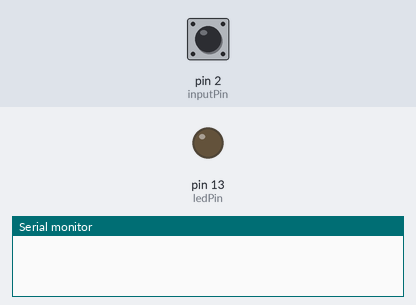
This sketch was run on a simulated Arduino Uno, built with avr-gcc and run on an emulated ATmega328P. Shown: output pins drawn as LEDs (lit = HIGH), the last lines printed to the serial monitor. The inputs (shaded band) are chosen by the test bench; at power-on: pin 2 (inputPin) HIGH.

Above: at 1.2 s.
1.3 s: pin 2 (inputPin) pulled LOW for 0.15 s
At 1.39 s:
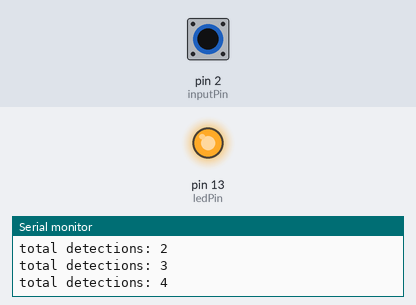
2.9 s: pin 2 (inputPin) pulled LOW for 3.2 s
At 6.9 s:
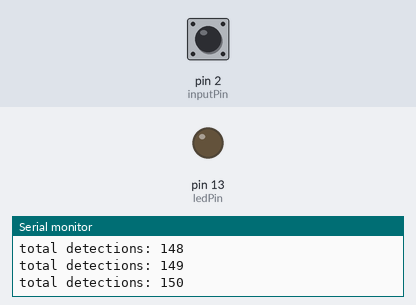
7.6 s: pin 2 (inputPin) driven LOW
At 8.1 s:
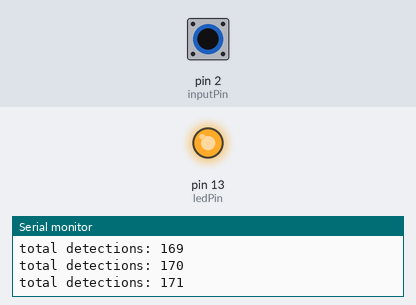
10.6 s: pin 2 (inputPin) driven HIGH
At 11.8 s:
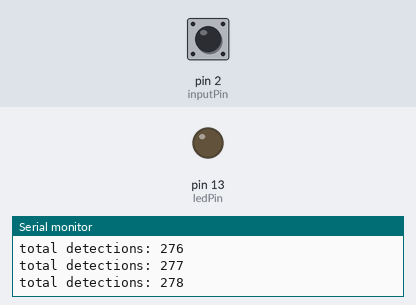
Timing chart, 0 to 13.1 s (numbered marks = the images above; inputs shaded):
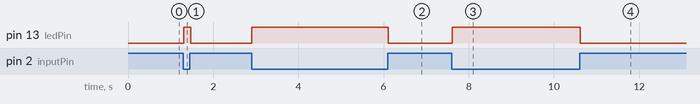

Measured:
- after the input at 1.3 s, pin 13 (ledPin): LOW → HIGH at once, → LOW 0.16 s later
- after the input at 2.9 s, pin 13 (ledPin): LOW → HIGH at once, → LOW 3.2 s later
- after the input at 7.6 s, pin 13 (ledPin): LOW → HIGH at once
- after the input at 10.6 s, pin 13 (ledPin): HIGH → LOW at once

The sketch:

debounce_switch.ino
```cpp
// debounce_switch.ino
// an algorithm to more reliably detect switch activation.

const int inputPin        = 2;
const int ledPin          = 13;
const int debounceDelay   = 10;
int count                 = 0;

void setup() {
  Serial.begin(9600);
  pinMode(ledPin, OUTPUT);
  pinMode(inputPin, INPUT);
  digitalWrite(inputPin, HIGH);
}

void loop() {
  if (debounce(inputPin)) {
    digitalWrite(ledPin, LOW);
  } else {
    count++;
    Serial.print("total detections: ");Serial.println(count);
    digitalWrite(ledPin, HIGH);
  }
}

// before declaring the pin in state observer a specicfied number of
// sequential reads to be in that state
boolean debounce(int pin) {
  boolean currentState, previousState;
  previousState = digitalRead(pin);
  for (int i; i < debounceDelay; i++) {
    delay(1);
    currentState = digitalRead(pin);
    if (currentState != previousState) {
      i = 0;
      previousState = currentState;
    }
  }
  return currentState;
}
```
